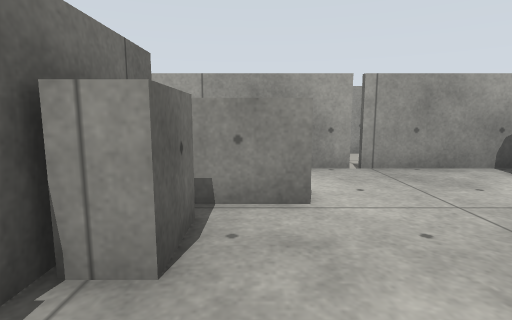
[1] (above)

13 first-person views from a walk through a robot-simulator world made for Gazebo. The camera is 0.66 m above the floor, tilts 8° down and sees 80° across. The floor is counted in squares, 0.5 m on a side. Each view is taken from the middle of a square. On the plan, view 1 faces up. The plan holds only what a view shows up to about 14 squares ahead; the rest is blank. The place goes on beyond the plan.

[2]
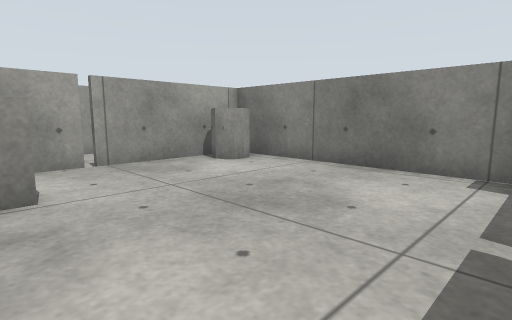

[3]
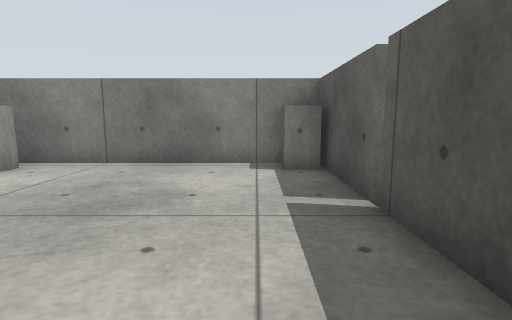

[4]
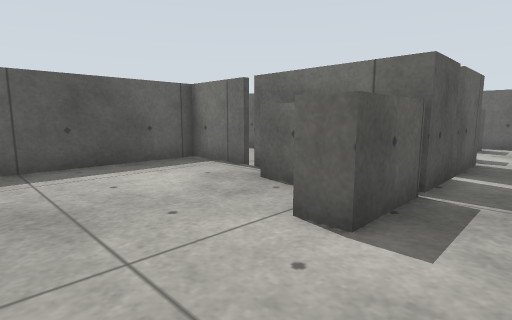

[5]
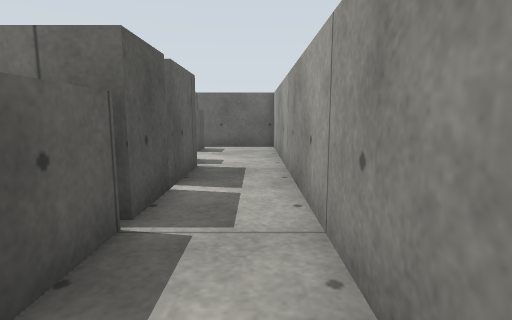

[6]
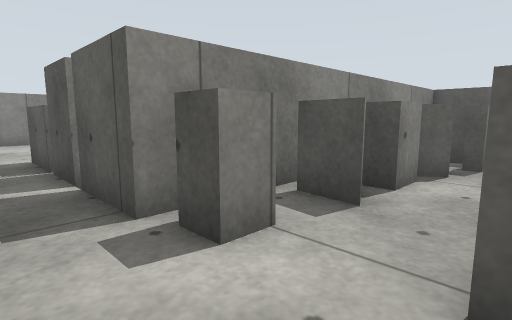

[7]
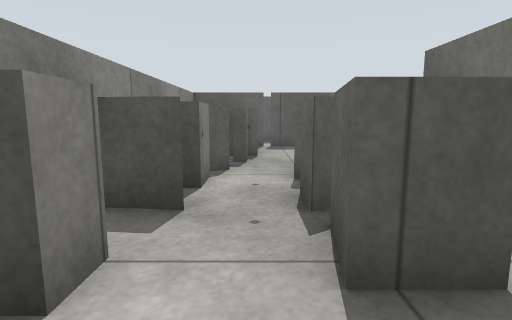

[8]
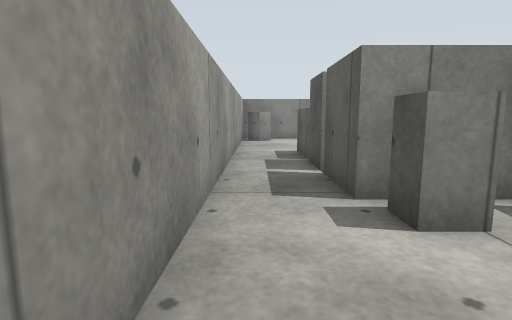

[9]
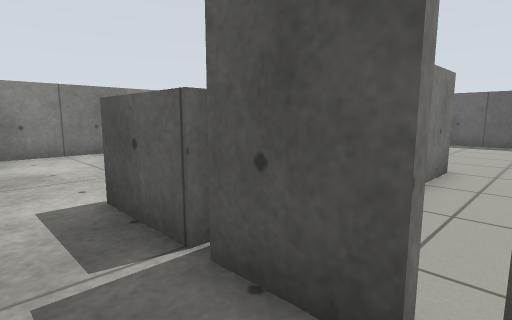

[10]
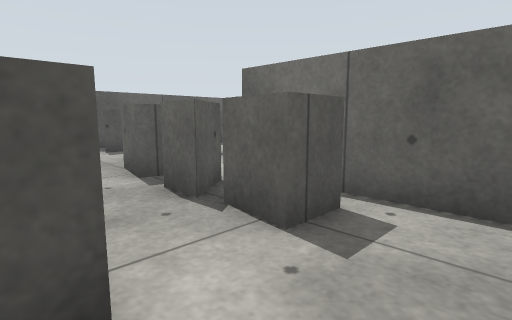

[11]
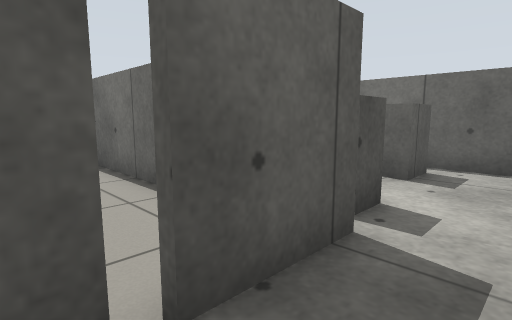

[12]
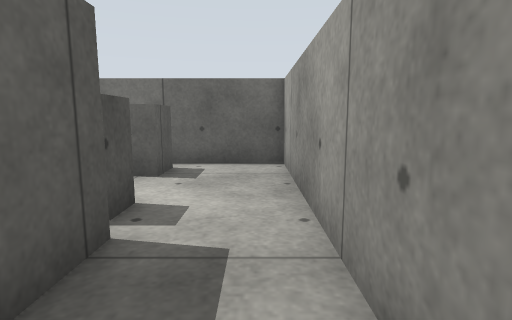

[13]
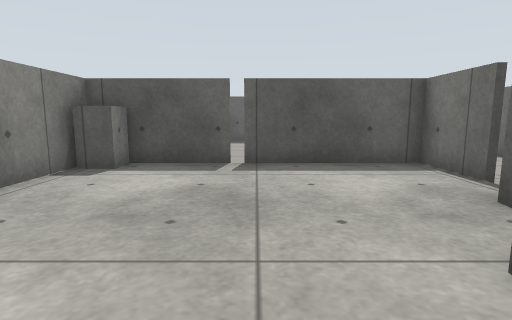

### Floor plan
Ten units are one square. View 1 is at (0, 0); x grows to the right and y downward. Boxes are objects, and circles mark ways between rooms. Rooms are numbered by the first view taken in them; rooms with no view inside come last. Other rooms are left out.
<svg viewBox="-123 -85 206 135">
<path fill="none" stroke="#000" d="M-8 -39 -8 -23 -16 -23M-15 -54 8 -54 8 -45 -10 -45M-18 -8 -18 18 34 18M-36 -54 -18 -54 -18 -11M25 -78 -118 -78 -118 -18M36 18 78 18 78 -78 26 -78M70 -62 64 -61 60 -65M-76 -42 -76 -51 -68 -51M-75 -17 -80 -28 -66 -26M66 18 66 7 76 7M-80 -2 -80 -14M-84 7 -77 3M-98 -28 -98 -18M-98 -6 -102 11M-62 45 -62 -54 -39 -54M-87 20 -82 20M-110 -48 -97 -48 -99 -33M-60 -11 -60 44M-20 21 -20 1"/>
<circle cx="-20" cy="-10" r="3" fill="#2a7"/>
<circle cx="-40" cy="-50" r="3" fill="#2a7"/>
<text x="0" y="-40">1</text>
<text x="-40" y="-10">2</text>
</svg>
Room 1 opens to room 2.

Where each view was taken, in squares from view 1:
view 1: 0 up, 0 right, facing up
view 2: 1 down, 0 right, facing up-right
view 3: 0 up, 1 left, facing right
view 4: 7 up, 4 right, facing down-left
view 5: 7 up, 2 right, facing left
view 6: 7 up, 10 left, facing down-right
view 7: 7 up, 9 left, facing down
view 8: 7 up, 11 left, facing right
view 9: 7 up, 4 left, facing down-right
view 10: 7 up, 7 left, facing down-left
view 11: 7 up, 3 left, facing down-left
view 12: 7 up, 3 left, facing left
view 13: 7 up, 3 right, facing down
